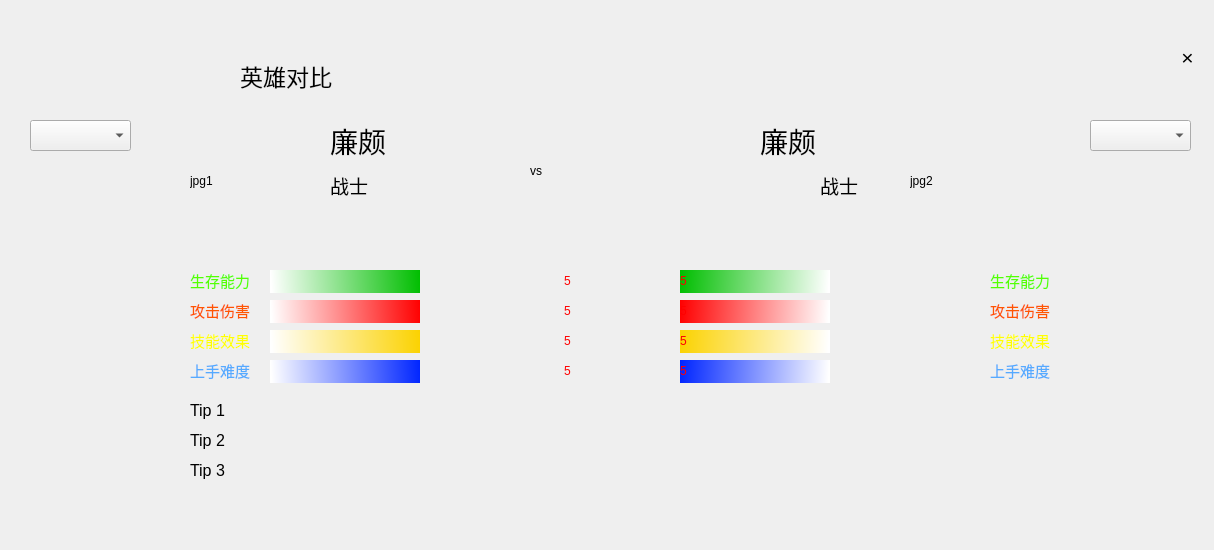
    <widget class="QWidget" name="page_6">
     <widget class="QPushButton" name="pushButton_525_return_2">
      <property name="geometry">
       <rect>
        <x>10</x>
        <y>40</y>
        <width>194</width>
        <height>59</height>
       </rect>
      </property>
      <property name="styleSheet">
       <string notr="true">QPushButton {
  min-width:194px;
  max-width:194px;
  min-height:59px;
  max-height:59px;
  border-width: 0px;
  border-style: outset;
  font-size: 28px;
  border-radius: 0px;
  color: black;
  background-color: transparent;
  border-color: red;
  box-shadow: 0px 0px 0px rgba(0, 0, 127, 255);
  background-image: url(D:/kCal/icon_pic/85923789d31e1c88f5cb6808dd1eb125_back.png);
  image: url(C:/Users/zhangyun/Desktop/icon_pic/85923789d31e1c88f5cb6808dd1eb125_back.png);
}</string>
      </property>
      <property name="text">
       <string/>
      </property>
     </widget>
     <widget class="QLabel" name="label_5">
      <property name="geometry">
       <rect>
        <x>240</x>
        <y>50</y>
        <width>221</width>
        <height>51</height>
       </rect>
      </property>
      <property name="font">
       <font>
        <pointsize>17</pointsize>
       </font>
      </property>
      <property name="text">
       <string>英雄对比</string>
      </property>
     </widget>
     <widget class="QComboBox" name="comboBox1">
      <property name="geometry">
       <rect>
        <x>30</x>
        <y>120</y>
        <width>101</width>
        <height>31</height>
       </rect>
      </property>
      <property name="styleSheet">
       <string notr="true">QComboBox QAbstractItemView{border: 0px;outline:0px;selection-background-color: red;height:100px;background: rgb(1,58,80);font:48px;color:white;}
QComboBox QAbstractItemView::item{height:100px;width:126px;font:48px;}
QComboBox QAbstractItemView::item:selected{background-color: red;}</string>
      </property>
     </widget>
     <widget class="QComboBox" name="comboBox2">
      <property name="geometry">
       <rect>
        <x>1090</x>
        <y>120</y>
        <width>101</width>
        <height>31</height>
       </rect>
      </property>
      <property name="styleSheet">
       <string notr="true">QComboBox QAbstractItemView{border: 0px;outline:0px;selection-background-color: red;height:100px;background: rgb(1,58,80);font:48px;color:white;}
QComboBox QAbstractItemView::item{height:100px;width:126px;font:48px;}
QComboBox QAbstractItemView::item:selected{background-color: red;}</string>
      </property>
     </widget>
     <widget class="QLabel" name="label_vsheroname1">
      <property name="geometry">
       <rect>
        <x>330</x>
        <y>120</y>
        <width>131</width>
        <height>41</height>
       </rect>
      </property>
      <property name="font">
       <font>
        <pointsize>21</pointsize>
       </font>
      </property>
      <property name="text">
       <string>廉颇</string>
      </property>
     </widget>
     <widget class="QLabel" name="label_vstype1">
      <property name="geometry">
       <rect>
        <x>330</x>
        <y>170</y>
        <width>71</width>
        <height>31</height>
       </rect>
      </property>
      <property name="font">
       <font>
        <pointsize>14</pointsize>
       </font>
      </property>
      <property name="text">
       <string>战士</string>
      </property>
     </widget>
     <widget class="QLabel" name="label_vsjpg1">
      <property name="geometry">
       <rect>
        <x>190</x>
        <y>120</y>
        <width>121</width>
        <height>121</height>
       </rect>
      </property>
      <property name="text">
       <string>jpg1</string>
      </property>
     </widget>
     <widget class="QLabel" name="label_vsjpg2">
      <property name="geometry">
       <rect>
        <x>910</x>
        <y>120</y>
        <width>121</width>
        <height>121</height>
       </rect>
      </property>
      <property name="text">
       <string>jpg2</string>
      </property>
     </widget>
     <widget class="QLabel" name="label_vsheroname2">
      <property name="geometry">
       <rect>
        <x>760</x>
        <y>120</y>
        <width>131</width>
        <height>41</height>
       </rect>
      </property>
      <property name="font">
       <font>
        <pointsize>21</pointsize>
       </font>
      </property>
      <property name="text">
       <string>廉颇</string>
      </property>
     </widget>
     <widget class="QLabel" name="label_vstype2">
      <property name="geometry">
       <rect>
        <x>820</x>
        <y>170</y>
        <width>72</width>
        <height>31</height>
       </rect>
      </property>
      <property name="font">
       <font>
        <pointsize>14</pointsize>
       </font>
      </property>
      <property name="text">
       <string>战士</string>
      </property>
     </widget>
     <widget class="QLabel" name="label_vsicon">
      <property name="geometry">
       <rect>
        <x>530</x>
        <y>80</y>
        <width>221</width>
        <height>181</height>
       </rect>
      </property>
      <property name="text">
       <string>vs</string>
      </property>
     </widget>
     <widget class="QProgressBar" name="progressBar_vs1_4">
      <property name="geometry">
       <rect>
        <x>270</x>
        <y>360</y>
        <width>301</width>
        <height>23</height>
       </rect>
      </property>
      <property name="styleSheet">
       <string notr="true">QProgressBar{
        border: none;
        color: red;
        text-align: right;
        background: rgb(255,255,255, 0);
}
QProgressBar::chunk {
        border: none;
        background: qlineargradient(spread:pad, x1:1, y1:0, x2:0, y2:0.0113636, stop:0 rgba(0, 37, 255, 255), stop:1 rgba(255, 255, 255, 255));
}</string>
      </property>
      <property name="maximum">
       <number>10</number>
      </property>
      <property name="value">
       <number>5</number>
      </property>
      <property name="textVisible">
       <bool>true</bool>
      </property>
      <property name="orientation">
       <enum>Qt::Horizontal</enum>
      </property>
      <property name="invertedAppearance">
       <bool>false</bool>
      </property>
      <property name="format">
       <string>%v</string>
      </property>
     </widget>
     <widget class="QProgressBar" name="progressBar_vs1_2">
      <property name="geometry">
       <rect>
        <x>270</x>
        <y>300</y>
        <width>301</width>
        <height>23</height>
       </rect>
      </property>
      <property name="styleSheet">
       <string notr="true">QProgressBar{
        border: none;
        color: red;
        text-align: right;
        background: rgb(255,255,255, 0);
}
QProgressBar::chunk {
        border: none;
        background: qlineargradient(spread:pad, x1:1, y1:0, x2:0, y2:0.0113636, stop:0 rgba(255, 0, 0, 255), stop:1 rgba(255, 255, 255, 255));
}</string>
      </property>
      <property name="maximum">
       <number>10</number>
      </property>
      <property name="value">
       <number>5</number>
      </property>
      <property name="textVisible">
       <bool>true</bool>
      </property>
      <property name="orientation">
       <enum>Qt::Horizontal</enum>
      </property>
      <property name="invertedAppearance">
       <bool>false</bool>
      </property>
      <property name="format">
       <string>%v</string>
      </property>
     </widget>
     <widget class="QLabel" name="label_vsability1_2">
      <property name="geometry">
       <rect>
        <x>190</x>
        <y>300</y>
        <width>81</width>
        <height>21</height>
       </rect>
      </property>
      <property name="font">
       <font>
        <pointsize>11</pointsize>
       </font>
      </property>
      <property name="styleSheet">
       <string notr="true">color:rgb(255, 85, 0)</string>
      </property>
      <property name="text">
       <string>攻击伤害</string>
      </property>
     </widget>
     <widget class="QLabel" name="label_vsability1_3">
      <property name="geometry">
       <rect>
        <x>190</x>
        <y>330</y>
        <width>81</width>
        <height>21</height>
       </rect>
      </property>
      <property name="font">
       <font>
        <pointsize>11</pointsize>
       </font>
      </property>
      <property name="styleSheet">
       <string notr="true">color:rgb(255, 255, 0)</string>
      </property>
      <property name="text">
       <string>技能效果</string>
      </property>
     </widget>
     <widget class="QProgressBar" name="progressBar_vs1_3">
      <property name="geometry">
       <rect>
        <x>270</x>
        <y>330</y>
        <width>301</width>
        <height>23</height>
       </rect>
      </property>
      <property name="styleSheet">
       <string notr="true">QProgressBar{
        border: none;
        color: red;
        text-align: right;
        background: rgb(255,255,255, 0);
}
QProgressBar::chunk {
        border: none;
        background: qlineargradient(spread:pad, x1:1, y1:0, x2:0, y2:0.0113636, stop:0 rgba(251, 210, 0, 255), stop:1 rgba(255, 255, 255, 255));
}</string>
      </property>
      <property name="maximum">
       <number>10</number>
      </property>
      <property name="value">
       <number>5</number>
      </property>
      <property name="textVisible">
       <bool>true</bool>
      </property>
      <property name="orientation">
       <enum>Qt::Horizontal</enum>
      </property>
      <property name="invertedAppearance">
       <bool>false</bool>
      </property>
      <property name="format">
       <string>%v</string>
      </property>
     </widget>
     <widget class="QLabel" name="label_vsability1_4">
      <property name="geometry">
       <rect>
        <x>190</x>
        <y>360</y>
        <width>81</width>
        <height>21</height>
       </rect>
      </property>
      <property name="font">
       <font>
        <pointsize>11</pointsize>
       </font>
      </property>
      <property name="styleSheet">
       <string notr="true">color:rgb(85, 170, 255)</string>
      </property>
      <property name="text">
       <string>上手难度</string>
      </property>
     </widget>
     <widget class="QProgressBar" name="progressBar_vs1_1">
      <property name="geometry">
       <rect>
        <x>270</x>
        <y>270</y>
        <width>301</width>
        <height>23</height>
       </rect>
      </property>
      <property name="styleSheet">
       <string notr="true">QProgressBar{
        border: none;
        color: red;
        text-align: right;
        background: rgb(255,255,255, 0);
}
QProgressBar::chunk {
        border: none;
        background: qlineargradient(spread:pad, x1:1, y1:0, x2:0, y2:0.0113636, stop:0 rgba(0, 190, 0, 255), stop:1 rgba(255, 255, 255, 255));
}</string>
      </property>
      <property name="maximum">
       <number>10</number>
      </property>
      <property name="value">
       <number>5</number>
      </property>
      <property name="textVisible">
       <bool>true</bool>
      </property>
      <property name="orientation">
       <enum>Qt::Horizontal</enum>
      </property>
      <property name="invertedAppearance">
       <bool>false</bool>
      </property>
      <property name="format">
       <string>%v</string>
      </property>
     </widget>
     <widget class="QLabel" name="label_vsability1_1">
      <property name="geometry">
       <rect>
        <x>190</x>
        <y>270</y>
        <width>81</width>
        <height>21</height>
       </rect>
      </property>
      <property name="font">
       <font>
        <pointsize>11</pointsize>
       </font>
      </property>
      <property name="styleSheet">
       <string notr="true">color:rgb(85, 255, 0)</string>
      </property>
      <property name="text">
       <string>生存能力</string>
      </property>
     </widget>
     <widget class="QProgressBar" name="progressBar_vs2_1">
      <property name="geometry">
       <rect>
        <x>680</x>
        <y>270</y>
        <width>301</width>
        <height>23</height>
       </rect>
      </property>
      <property name="styleSheet">
       <string notr="true">QProgressBar{
        border: none;
        color: red;
        text-align: left;
        background: rgb(255,255,255, 0);
}
QProgressBar::chunk {
        border: none;
        background: qlineargradient(spread:pad, x1:0, y1:0, x2:1, y2:0.0113636, stop:0 rgba(0, 190, 0, 255), stop:1 rgba(255, 255, 255, 255));
}</string>
      </property>
      <property name="maximum">
       <number>10</number>
      </property>
      <property name="value">
       <number>5</number>
      </property>
      <property name="textVisible">
       <bool>true</bool>
      </property>
      <property name="orientation">
       <enum>Qt::Horizontal</enum>
      </property>
      <property name="invertedAppearance">
       <bool>false</bool>
      </property>
      <property name="textDirection">
       <enum>QProgressBar::TopToBottom</enum>
      </property>
      <property name="format">
       <string>%v</string>
      </property>
     </widget>
     <widget class="QProgressBar" name="progressBar_vs2_4">
      <property name="geometry">
       <rect>
        <x>680</x>
        <y>360</y>
        <width>301</width>
        <height>23</height>
       </rect>
      </property>
      <property name="styleSheet">
       <string notr="true">QProgressBar{
        border: none;
        color: red;
        text-align: left;
        background: rgb(255,255,255, 0);
}
QProgressBar::chunk {
        border: none;
        background: qlineargradient(spread:pad, x1:0, y1:0, x2:1, y2:0.0113636, stop:0 rgba(0, 37, 255, 255), stop:1 rgba(255, 255, 255, 255));
}</string>
      </property>
      <property name="maximum">
       <number>10</number>
      </property>
      <property name="value">
       <number>5</number>
      </property>
      <property name="textVisible">
       <bool>true</bool>
      </property>
      <property name="orientation">
       <enum>Qt::Horizontal</enum>
      </property>
      <property name="invertedAppearance">
       <bool>false</bool>
      </property>
      <property name="format">
       <string>%v</string>
      </property>
     </widget>
     <widget class="QProgressBar" name="progressBar_vs2_3">
      <property name="geometry">
       <rect>
        <x>680</x>
        <y>330</y>
        <width>301</width>
        <height>23</height>
       </rect>
      </property>
      <property name="styleSheet">
       <string notr="true">QProgressBar{
        border: none;
        color: red;
        text-align: left;
        background: rgb(255,255,255, 0);
}
QProgressBar::chunk {
        border: none;
        background: qlineargradient(spread:pad, x1:0, y1:0, x2:1, y2:0.0113636, stop:0 rgba(251, 210, 0, 255), stop:1 rgba(255, 255, 255, 255));
}</string>
      </property>
      <property name="maximum">
       <number>10</number>
      </property>
      <property name="value">
       <number>5</number>
      </property>
      <property name="textVisible">
       <bool>true</bool>
      </property>
      <property name="orientation">
       <enum>Qt::Horizontal</enum>
      </property>
      <property name="invertedAppearance">
       <bool>false</bool>
      </property>
      <property name="format">
       <string>%v</string>
      </property>
     </widget>
     <widget class="QProgressBar" name="progressBar_vs2_2">
      <property name="geometry">
       <rect>
        <x>680</x>
        <y>300</y>
        <width>301</width>
        <height>23</height>
       </rect>
      </property>
      <property name="styleSheet">
       <string notr="true">QProgressBar{
        border: none;
        color: red;
        text-align: left;
        background: rgb(255,255,255, 0);
}
QProgressBar::chunk {
        border: none;
        background: qlineargradient(spread:pad, x1:0, y1:0, x2:1, y2:0.0113636, stop:0 rgba(255, 0, 0, 255), stop:1 rgba(255, 255, 255, 255));
}</string>
      </property>
      <property name="maximum">
       <number>10</number>
      </property>
      <property name="value">
       <number>5</number>
      </property>
      <property name="textVisible">
       <bool>true</bool>
      </property>
      <property name="orientation">
       <enum>Qt::Horizontal</enum>
      </property>
      <property name="invertedAppearance">
       <bool>false</bool>
      </property>
      <property name="format">
       <string>%v</string>
      </property>
     </widget>
     <widget class="QLabel" name="label_vsability2_4">
      <property name="geometry">
       <rect>
        <x>990</x>
        <y>360</y>
        <width>81</width>
        <height>21</height>
       </rect>
      </property>
      <property name="font">
       <font>
        <pointsize>11</pointsize>
       </font>
      </property>
      <property name="styleSheet">
       <string notr="true">color:rgb(85, 170, 255)</string>
      </property>
      <property name="text">
       <string>上手难度</string>
      </property>
     </widget>
     <widget class="QLabel" name="label_vsability2_3">
      <property name="geometry">
       <rect>
        <x>990</x>
        <y>330</y>
        <width>81</width>
        <height>21</height>
       </rect>
      </property>
      <property name="font">
       <font>
        <pointsize>11</pointsize>
       </font>
      </property>
      <property name="styleSheet">
       <string notr="true">color:rgb(255, 255, 0)</string>
      </property>
      <property name="text">
       <string>技能效果</string>
      </property>
     </widget>
     <widget class="QLabel" name="label_vsability2_2">
      <property name="geometry">
       <rect>
        <x>990</x>
        <y>300</y>
        <width>81</width>
        <height>21</height>
       </rect>
      </property>
      <property name="font">
       <font>
        <pointsize>11</pointsize>
       </font>
      </property>
      <property name="styleSheet">
       <string notr="true">color:rgb(255, 85, 0)</string>
      </property>
      <property name="text">
       <string>攻击伤害</string>
      </property>
     </widget>
     <widget class="QLabel" name="label_vsability2_1">
      <property name="geometry">
       <rect>
        <x>990</x>
        <y>270</y>
        <width>81</width>
        <height>21</height>
       </rect>
      </property>
      <property name="font">
       <font>
        <pointsize>11</pointsize>
       </font>
      </property>
      <property name="styleSheet">
       <string notr="true">color:rgb(85, 255, 0)</string>
      </property>
      <property name="text">
       <string>生存能力</string>
      </property>
     </widget>
     <widget class="QLabel" name="label_8">
      <property name="geometry">
       <rect>
        <x>190</x>
        <y>400</y>
        <width>72</width>
        <height>21</height>
       </rect>
      </property>
      <property name="font">
       <font>
        <pointsize>12</pointsize>
       </font>
      </property>
      <property name="text">
       <string>Tip 1</string>
      </property>
     </widget>
     <widget class="QLabel" name="label_9">
      <property name="geometry">
       <rect>
        <x>190</x>
        <y>430</y>
        <width>72</width>
        <height>21</height>
       </rect>
      </property>
      <property name="font">
       <font>
        <pointsize>12</pointsize>
       </font>
      </property>
      <property name="text">
       <string>Tip 2</string>
      </property>
     </widget>
     <widget class="QLabel" name="label_12">
      <property name="geometry">
       <rect>
        <x>190</x>
        <y>460</y>
        <width>72</width>
        <height>21</height>
       </rect>
      </property>
      <property name="font">
       <font>
        <pointsize>12</pointsize>
       </font>
      </property>
      <property name="text">
       <string>Tip 3</string>
      </property>
     </widget>
     <widget class="QLabel" name="label_vstip4_tip">
      <property name="geometry">
       <rect>
        <x>190</x>
        <y>490</y>
        <width>72</width>
        <height>21</height>
       </rect>
      </property>
      <property name="font">
       <font>
        <pointsize>12</pointsize>
       </font>
      </property>
      <property name="text">
       <string/>
      </property>
     </widget>
     <widget class="QLabel" name="label_vstip1">
      <property name="geometry">
       <rect>
        <x>260</x>
        <y>400</y>
        <width>801</width>
        <height>21</height>
       </rect>
      </property>
      <property name="font">
       <font>
        <pointsize>12</pointsize>
       </font>
      </property>
      <property name="text">
       <string/>
      </property>
     </widget>
     <widget class="QLabel" name="label_vstip2">
      <property name="geometry">
       <rect>
        <x>260</x>
        <y>430</y>
        <width>801</width>
        <height>21</height>
       </rect>
      </property>
      <property name="font">
       <font>
        <pointsize>12</pointsize>
       </font>
      </property>
      <property name="text">
       <string/>
      </property>
     </widget>
     <widget class="QLabel" name="label_vstip3">
      <property name="geometry">
       <rect>
        <x>260</x>
        <y>460</y>
        <width>801</width>
        <height>21</height>
       </rect>
      </property>
      <property name="font">
       <font>
        <pointsize>12</pointsize>
       </font>
      </property>
      <property name="text">
       <string/>
      </property>
     </widget>
     <widget class="QLabel" name="label_vstip4">
      <property name="geometry">
       <rect>
        <x>260</x>
        <y>490</y>
        <width>801</width>
        <height>21</height>
       </rect>
      </property>
      <property name="font">
       <font>
        <pointsize>12</pointsize>
       </font>
      </property>
      <property name="text">
       <string/>
      </property>
     </widget>
     <widget class="QPushButton" name="pushButton_quit_5">
      <property name="geometry">
       <rect>
        <x>1170</x>
        <y>40</y>
        <width>35</width>
        <height>35</height>
       </rect>
      </property>
      <property name="font">
       <font>
        <pointsize>-1</pointsize>
       </font>
      </property>
      <property name="styleSheet">
       <string notr="true">QPushButton {
  min-width:35px;
  max-width:35px;
  min-height:35px;
  max-height:35px;
  border-width: 0px;
  font-size: 21px;
  border-radius: 16px;
  background-color: transparent;
}</string>
      </property>
      <property name="text">
       <string>×</string>
      </property>
     </widget>
     <widget class="QLabel" name="label_vstip5">
      <property name="geometry">
       <rect>
        <x>260</x>
        <y>520</y>
        <width>801</width>
        <height>21</height>
       </rect>
      </property>
      <property name="font">
       <font>
        <pointsize>12</pointsize>
       </font>
      </property>
      <property name="text">
       <string/>
      </property>
     </widget>
    </widget>
